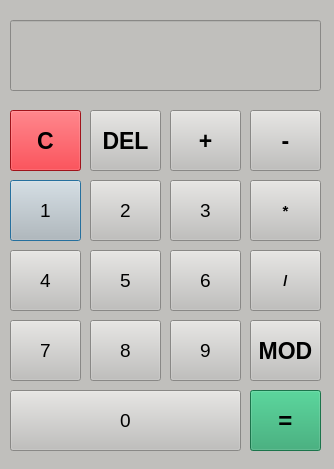
<?xml version="1.0" encoding="UTF-8"?>
<ui version="4.0">
 <class>Digitron</class>
 <widget class="QDialog" name="Digitron">
  <property name="geometry">
   <rect>
    <x>0</x>
    <y>0</y>
    <width>334</width>
    <height>469</height>
   </rect>
  </property>
  <property name="font">
   <font>
    <pointsize>17</pointsize>
   </font>
  </property>
  <property name="windowTitle">
   <string>Dialog</string>
  </property>
  <property name="styleSheet">
   <string notr="true">background-color: rgb(192, 191, 188)</string>
  </property>
  <widget class="QLineEdit" name="lineEdit">
   <property name="geometry">
    <rect>
     <x>10</x>
     <y>20</y>
     <width>311</width>
     <height>71</height>
    </rect>
   </property>
   <property name="text">
    <string/>
   </property>
  </widget>
  <widget class="QPushButton" name="pushButton_br1">
   <property name="geometry">
    <rect>
     <x>10</x>
     <y>180</y>
     <width>71</width>
     <height>61</height>
    </rect>
   </property>
   <property name="font">
    <font>
     <pointsize>14</pointsize>
    </font>
   </property>
   <property name="text">
    <string>1</string>
   </property>
  </widget>
  <widget class="QPushButton" name="pushButton_br2">
   <property name="geometry">
    <rect>
     <x>90</x>
     <y>180</y>
     <width>71</width>
     <height>61</height>
    </rect>
   </property>
   <property name="font">
    <font>
     <pointsize>14</pointsize>
    </font>
   </property>
   <property name="text">
    <string>2</string>
   </property>
  </widget>
  <widget class="QPushButton" name="pushButton_br5">
   <property name="geometry">
    <rect>
     <x>90</x>
     <y>250</y>
     <width>71</width>
     <height>61</height>
    </rect>
   </property>
   <property name="font">
    <font>
     <pointsize>14</pointsize>
    </font>
   </property>
   <property name="text">
    <string>5</string>
   </property>
  </widget>
  <widget class="QPushButton" name="pushButton_br0">
   <property name="geometry">
    <rect>
     <x>10</x>
     <y>390</y>
     <width>231</width>
     <height>61</height>
    </rect>
   </property>
   <property name="font">
    <font>
     <pointsize>14</pointsize>
    </font>
   </property>
   <property name="text">
    <string>0</string>
   </property>
  </widget>
  <widget class="QPushButton" name="pushButton_plus">
   <property name="geometry">
    <rect>
     <x>170</x>
     <y>110</y>
     <width>71</width>
     <height>61</height>
    </rect>
   </property>
   <property name="font">
    <font>
     <pointsize>17</pointsize>
     <weight>75</weight>
     <bold>true</bold>
    </font>
   </property>
   <property name="text">
    <string>+</string>
   </property>
  </widget>
  <widget class="QPushButton" name="pushButton_br9">
   <property name="geometry">
    <rect>
     <x>170</x>
     <y>320</y>
     <width>71</width>
     <height>61</height>
    </rect>
   </property>
   <property name="font">
    <font>
     <pointsize>14</pointsize>
    </font>
   </property>
   <property name="text">
    <string>9</string>
   </property>
  </widget>
  <widget class="QPushButton" name="pushButton_br7">
   <property name="geometry">
    <rect>
     <x>10</x>
     <y>320</y>
     <width>71</width>
     <height>61</height>
    </rect>
   </property>
   <property name="font">
    <font>
     <pointsize>14</pointsize>
    </font>
   </property>
   <property name="text">
    <string>7</string>
   </property>
  </widget>
  <widget class="QPushButton" name="pushButton_br4">
   <property name="geometry">
    <rect>
     <x>10</x>
     <y>250</y>
     <width>71</width>
     <height>61</height>
    </rect>
   </property>
   <property name="font">
    <font>
     <pointsize>14</pointsize>
    </font>
   </property>
   <property name="text">
    <string>4</string>
   </property>
  </widget>
  <widget class="QPushButton" name="pushButton_br3">
   <property name="geometry">
    <rect>
     <x>170</x>
     <y>180</y>
     <width>71</width>
     <height>61</height>
    </rect>
   </property>
   <property name="font">
    <font>
     <pointsize>14</pointsize>
    </font>
   </property>
   <property name="text">
    <string>3</string>
   </property>
  </widget>
  <widget class="QPushButton" name="pushButton_br6">
   <property name="geometry">
    <rect>
     <x>170</x>
     <y>250</y>
     <width>71</width>
     <height>61</height>
    </rect>
   </property>
   <property name="font">
    <font>
     <pointsize>14</pointsize>
    </font>
   </property>
   <property name="text">
    <string>6</string>
   </property>
  </widget>
  <widget class="QPushButton" name="pushButton_br8">
   <property name="geometry">
    <rect>
     <x>90</x>
     <y>320</y>
     <width>71</width>
     <height>61</height>
    </rect>
   </property>
   <property name="font">
    <font>
     <pointsize>14</pointsize>
    </font>
   </property>
   <property name="text">
    <string>8</string>
   </property>
  </widget>
  <widget class="QPushButton" name="pushButton_podeljeno">
   <property name="geometry">
    <rect>
     <x>250</x>
     <y>250</y>
     <width>71</width>
     <height>61</height>
    </rect>
   </property>
   <property name="font">
    <font>
     <pointsize>11</pointsize>
     <weight>75</weight>
     <bold>true</bold>
    </font>
   </property>
   <property name="text">
    <string>/</string>
   </property>
  </widget>
  <widget class="QPushButton" name="pushButton_l">
   <property name="geometry">
    <rect>
     <x>90</x>
     <y>110</y>
     <width>71</width>
     <height>61</height>
    </rect>
   </property>
   <property name="font">
    <font>
     <pointsize>17</pointsize>
     <weight>75</weight>
     <bold>true</bold>
    </font>
   </property>
   <property name="text">
    <string>DEL</string>
   </property>
  </widget>
  <widget class="QPushButton" name="pushButton_mod">
   <property name="geometry">
    <rect>
     <x>250</x>
     <y>320</y>
     <width>71</width>
     <height>61</height>
    </rect>
   </property>
   <property name="font">
    <font>
     <pointsize>17</pointsize>
     <weight>75</weight>
     <bold>true</bold>
    </font>
   </property>
   <property name="text">
    <string>MOD</string>
   </property>
  </widget>
  <widget class="QPushButton" name="pushButton_puta">
   <property name="geometry">
    <rect>
     <x>250</x>
     <y>180</y>
     <width>71</width>
     <height>61</height>
    </rect>
   </property>
   <property name="font">
    <font>
     <pointsize>11</pointsize>
     <weight>75</weight>
     <bold>true</bold>
    </font>
   </property>
   <property name="text">
    <string>*</string>
   </property>
  </widget>
  <widget class="QPushButton" name="pushButton_minus">
   <property name="geometry">
    <rect>
     <x>250</x>
     <y>110</y>
     <width>71</width>
     <height>61</height>
    </rect>
   </property>
   <property name="font">
    <font>
     <pointsize>17</pointsize>
     <weight>75</weight>
     <bold>true</bold>
    </font>
   </property>
   <property name="text">
    <string>-</string>
   </property>
  </widget>
  <widget class="QPushButton" name="pushButton_clear">
   <property name="geometry">
    <rect>
     <x>10</x>
     <y>110</y>
     <width>71</width>
     <height>61</height>
    </rect>
   </property>
   <property name="font">
    <font>
     <pointsize>17</pointsize>
     <weight>75</weight>
     <bold>true</bold>
    </font>
   </property>
   <property name="styleSheet">
    <string notr="true">background-color: rgb(224, 27, 36);</string>
   </property>
   <property name="text">
    <string>C</string>
   </property>
  </widget>
  <widget class="QPushButton" name="pushButton_21">
   <property name="geometry">
    <rect>
     <x>250</x>
     <y>390</y>
     <width>71</width>
     <height>61</height>
    </rect>
   </property>
   <property name="font">
    <font>
     <pointsize>18</pointsize>
     <weight>75</weight>
     <bold>true</bold>
    </font>
   </property>
   <property name="styleSheet">
    <string notr="true">background-color: rgb(38, 162, 105);</string>
   </property>
   <property name="text">
    <string>=</string>
   </property>
  </widget>
 </widget>
 <resources/>
 <connections>
  <connection>
   <sender>pushButton_clear</sender>
   <signal>clicked()</signal>
   <receiver>lineEdit</receiver>
   <slot>clear()</slot>
   <hints>
    <hint type="sourcelabel">
     <x>45</x>
     <y>140</y>
    </hint>
    <hint type="destinationlabel">
     <x>165</x>
     <y>55</y>
    </hint>
   </hints>
  </connection>
 </connections>
</ui>
